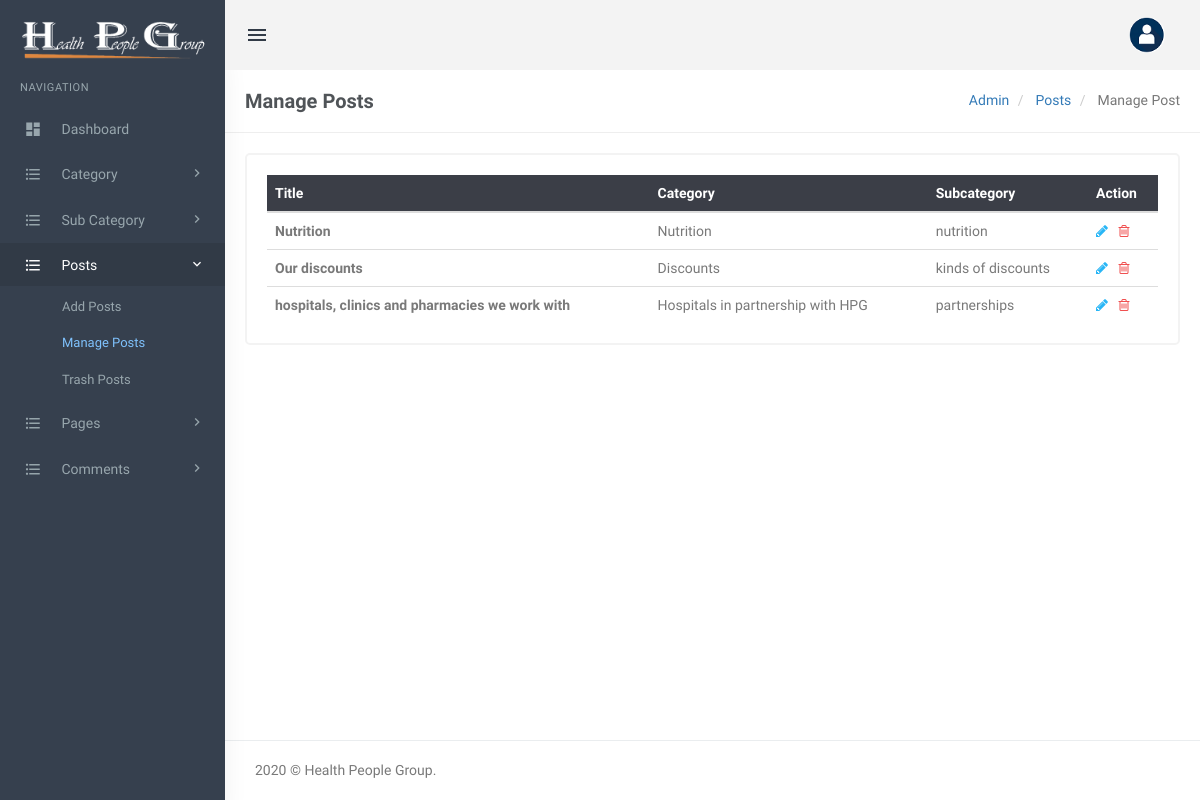
Page /admin/manage-posts.php (signed in) on the committed database.
### tables this page shows
CREATE TABLE `tblposts` (
  `id` int(11) NOT NULL,
  `PostTitle` longtext,
  `CategoryId` int(11) DEFAULT NULL,
  `SubCategoryId` int(11) DEFAULT NULL,
  `PostDetails` longtext,
  `PostingDate` timestamp NULL DEFAULT CURRENT_TIMESTAMP,
  `UpdationDate` timestamp NULL DEFAULT NULL ON UPDATE CURRENT_TIMESTAMP,
  `Is_Active` int(1) DEFAULT NULL,
  `PostUrl` mediumtext,
  `PostImage` varchar(255) DEFAULT NULL
);

CREATE TABLE `tblcategory` (
  `id` int(11) NOT NULL,
  `CategoryName` varchar(200) DEFAULT NULL,
  `Description` mediumtext,
  `PostingDate` timestamp NULL DEFAULT CURRENT_TIMESTAMP,
  `UpdationDate` timestamp NULL DEFAULT NULL,
  `Is_Active` int(1) DEFAULT NULL
);

CREATE TABLE `tblsubcategory` (
  `SubCategoryId` int(11) NOT NULL,
  `CategoryId` int(11) DEFAULT NULL,
  `Subcategory` varchar(255) DEFAULT NULL,
  `SubCatDescription` mediumtext,
  `PostingDate` timestamp NOT NULL DEFAULT CURRENT_TIMESTAMP,
  `UpdationDate` timestamp NULL DEFAULT NULL,
  `Is_Active` int(1) DEFAULT NULL
);

### admin/manage-posts.php (the view, shortened to what this page needs)
<?php
include('includes/config.php');
if(strlen($_SESSION['login'])==0)
  {
header('location:index.php');
}
else{
?>
<!DOCTYPE html>
<html lang="en">
    <head>
		<link rel="stylesheet" href="../plugins/morris/morris.css">
        <link href="../plugins/jvectormap/jquery-jvectormap-2.0.2.css" rel="stylesheet" />
        <link href="assets/css/bootstrap.min.css" rel="stylesheet" type="text/css" />
        <link href="assets/css/core.css" rel="stylesheet" type="text/css" />
        <link href="assets/css/components.css" rel="stylesheet" type="text/css" />
        <link href="assets/css/icons.css" rel="stylesheet" type="text/css" />
        <link href="assets/css/pages.css" rel="stylesheet" type="text/css" />
        <link href="assets/css/menu.css" rel="stylesheet" type="text/css" />
        <link href="assets/css/responsive.css" rel="stylesheet" type="text/css" />
		<link rel="stylesheet" href="../plugins/switchery/switchery.min.css">
    </head>
    <body class="fixed-left">
        <div id="wrapper">
           <?php include('includes/topheader.php');?>
           <?php include('includes/leftsidebar.php');?>
            <div class="content-page">
                <div class="content">
                    <div class="container">
                        <div class="row">
							<div class="col-xs-12">
								<div class="page-title-box">
                                    <h4 class="page-title">Manage Posts </h4>
                                    <ol class="breadcrumb p-0 m-0">
                                        <li>
                                            <a href="#">Admin</a>
                                        </li>
                                        <li>
                                            <a href="#">Posts</a>
                                        </li>
                                        <li class="active">
                                            Manage Post
                                        </li>
                                    </ol>
                                    <div class="clearfix"></div>
                                </div>
							</div>
						</div>
                        <div class="row">
                            <div class="col-sm-12">
                                <div class="card-box">
                                    <div class="table-responsive">
<table class="table table-colored table-centered table-inverse m-0">
<thead>
<tr>
<th>Title</th>
<th>Category</th>
<th>Subcategory</th>
<th>Action</th>
</tr>
</thead>
<tbody>
<?php
$query=mysqli_query($con,"select tblposts.id as postid,tblposts.PostTitle as title,tblcategory.CategoryName as category,tblsubcategory.Subcategory as subcategory from tblposts left join tblcategory on tblcategory.id=tblposts.CategoryId left join tblsubcategory on tblsubcategory.SubCategoryId=tblposts.SubCategoryId where tblposts.Is_Active=1 ");
$rowcount=mysqli_num_rows($query);
if($rowcount==0)
{
?>
<tr>
<td colspan="4" align="center"><h3 style="color:red">No record found</h3></td>
<tr>
<?php
} else {
while($row=mysqli_fetch_array($query))
{
?>
 <tr>
<td><b><?php echo htmlentities($row['title']);?></b></td>
<td><?php echo htmlentities($row['category'])?></td>
<td><?php echo htmlentities($row['subcategory'])?></td>
<td><a href="edit-post.php?pid=<?php echo htmlentities($row['postid']);?>"><i class="fa fa-pencil" style="color: #29b6f6;"></i></a>
    &nbsp;<a href="manage-posts.php?pid=<?php echo htmlentities($row['postid']);?>&&action=del" onclick="return confirm('Do you reaaly want to delete ?')"> <i class="fa fa-trash-o" style="color: #f05050"></i></a> </td>
 </tr>
<?php } }?>
                                            </tbody>
                                        </table>
                                    </div>
                                </div>
                            </div>
                        </div>
                    </div>
                </div>
       <?php include('includes/footer.php');?>
            </div>
        </div>
    </body>
</html>
<?php } ?>

### admin/assets/css/core.css (style rules this page uses)
body { font-family: 'Varela Round', sans-serif; margin: 0; padding-bottom: 60px; overflow-x: hidden; color: #797979; }
html { position: relative; min-height: 100%; }
.h1, .h2, .h3, .h4, .h5, .h6, h1, h2, h3, h4, h5, h6 { color: #505458; font-family: 'Hind Madurai', sans-serif; margin: 10px 0; }
* { outline: none !important; }
b, strong { font-weight: 600; font-family: 'Hind Madurai', sans-serif; }
.container { width: auto; }
#wrapper { height: 100%; overflow: hidden; width: 100%; }
.p-0 { padding: 0 !important; }
.m-0 { margin: 0 !important; }
.card-box { padding: 20px; border: 2px solid #f3f3f3; -webkit-border-radius: 5px; border-radius: 5px; -moz-border-radius: 5px; background-clip: padding-box; margin-bottom: 20px; background-color: #ffffff; }
.row { margin-right: -10px; margin-left: -10px; }
.col-lg-1, .col-lg-10, .col-lg-11, .col-lg-12, .col-lg-2, .col-lg-3, .col-lg-4, .col-lg-5, .col-lg-6, .col-lg-7, .col-lg-8, .col-lg-9, .col-md-1, .col-md-10, .col-md-11, .col-md-12, .col-md-2, .col-md-3, .col-md-4, .col-md-5, .col-md-6, .col-md-7, .col-md-8, .col-md-9, .col-sm-1, .col-sm-10, .col-sm-11, .col-sm-12, .col-sm-2, .col-sm-3, .col-sm-4, .col-sm-5, .col-sm-6, .col-sm-7, .col-sm-8, .col-sm-9, .col-xs-1, .col-xs-10, .col-xs-11, .col-xs-12, .col-xs-2, .col-xs-3, .col-xs-4, .col-xs-5, .col-xs-6, .col-xs-7, .col-xs-8, .col-xs-9 { padding-left: 10px; padding-right: 10px; }
.breadcrumb { background-color: transparent; margin-bottom: 15px; padding-top: 10px; padding-left: 0; }

### admin/assets/css/menu.css (style rules this page uses)
.content-page { margin-left: 225px; overflow: hidden; }
.content-page .content { padding: 0 5px 10px 5px; margin-top: 70px; }
.page-title { font-size: 20px; margin-bottom: 0; margin-top: 0; font-weight: 600; }
.page-title-box { padding: 20px; border-bottom: 1px solid #eee; margin: 0 -20px 20px -20px; }
.page-title-box .page-title { margin-bottom: 0; float: left; }
.page-title-box .breadcrumb { float: right; background-color: transparent !important; }

### rows in the picture
tblposts: PostTitle "Nutrition", CategoryId.CategoryName "Nutrition", SubCategoryId.Subcategory "nutrition"
tblposts: PostTitle "Our discounts", CategoryId.CategoryName "Discounts", SubCategoryId.Subcategory "kinds of discounts"
tblposts: PostTitle "hospitals, clinics and pharmacies we work with", CategoryId.CategoryName "Hospitals in partnership with HPG", SubCategoryId.Subcategory "partnerships"
